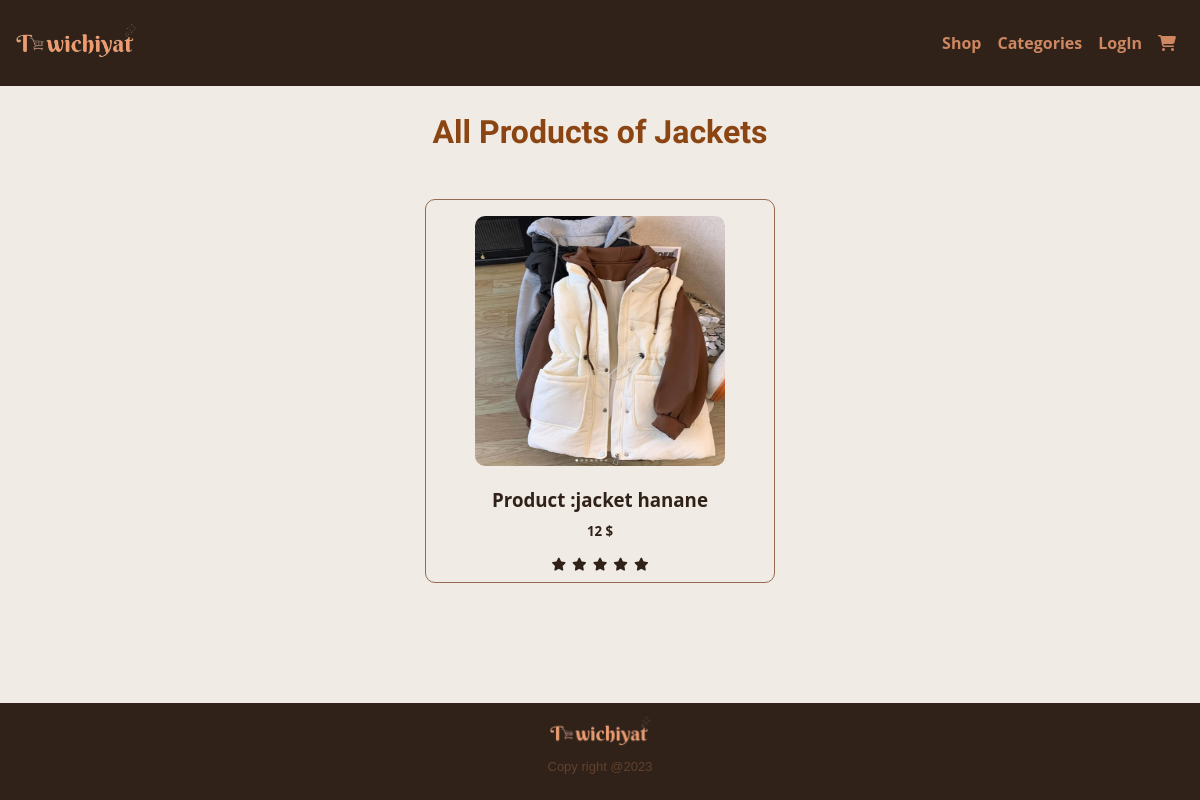
Page /Store/product_category/3/ on the committed database.
### Store/models.py (models this page shows)
class Collection(models.Model):
    name = models.CharField(max_length=25)
    image_col= models.ImageField(default='default.png',blank=True)
    slugC =  models.SlugField(max_length=50,default=None)
    def __str__(self):
        return self.name

### vendor_dashboard/models.py (models this page shows, shortened)
class Product(models.Model):
    name = models.CharField(max_length=25,default='Anonymous Product')
    type_p = models.CharField(max_length=25)
    price = models.IntegerField()
    size = models.CharField(max_length=4)
    color = models.CharField(max_length=25)
    description = models.TextField(max_length=400)
    image = models.ImageField(default='default.png', blank=True)
    date = models.DateTimeField(default=datetime.datetime.now, editable=False)
    quantity = models.IntegerField(default=1)
    author = models.ForeignKey(User , null=True, on_delete=models.CASCADE)
    status = models.CharField(max_length=14 , default="Available")

### Store/views.py (the view)
# urls.py: path('product_category/<int:category_id>/',views.product_category,name='product_category'),
def product_category(request, category_id):
    category = get_object_or_404(Collection, id=category_id)
    print(request.user)
    current_user = request.user
    if current_user.is_anonymous :
       products = Product.objects.filter(type_p=category ,quantity__gt=0)
    else  :
       products = Product.objects.filter(type_p=category ,quantity__gt=0).exclude(author=current_user)
    return render(request, 'Store/productByCategory.html', {'products': products, 'category': category})

### Store/context_processors.py (called while the page is built)
def collectionslist(request):
    return {'collectionslist':Collection.objects.filter()}

### userP/context_processors.py (called while the page is built)
def profiles(request):
    return {'profiles':Profile.objects.all()}

### Store/templates/Store/productByCategory.html (shortened to what this page needs)
{% extends 'base_layout.html' %}
{%load static %}
{% block content %}
		<h2 class="shop-titles">All Products of  {{ category }}</h2>
		<section class="new-products-list margin">
			{% for product in products %}
				<a class="product override"  onclick="showProductModal('{{ product.name }}', '{{ product.price }}', '{{ product.image.url }}','{{ product.quantity }}','{{ product.description }}','{{ product.size }}',{{ product.id }})">
						<img src="{{ product.image.url }}"  alt="product image ">
						<h3>Product :{{ product.name}}</h3>
						<h5>{{ product.price}} $</h5>
						<ul class="list-review">
							<li><i class="fa fa-star checkes"></i></li>
							<li><i class="fa fa-star checkes"></i></li>
							<li><i class="fa fa-star checkes"></i></li>
							<li><i class="fa fa-star "></i></li>
							<li><i class="fa fa-star "></i></li>
						</ul>
                </a>
			{% endfor %}
		</section>
{% endblock  %}

### assets/styles.css (style rules this page uses)
html,body { margin: 0; padding: 0; width: 100%; height: 100%; background-color: #f0ebe4; font-family: 'Open Sans', sans-serif; }
*,*::after,*::before { box-sizing: border-box; user-select: none; }
body { position: relative; overflow: auto; display: flex; flex-direction: column; -ms-overflow-style: none; scrollbar-width: none; }
.fa { font-size: 13px; transition: 0.4s; margin: 3px; }
.categories-container-list ,.new-products-list { display: flex; flex-direction: column; width: 100%; justify-content: center; align-items: center; margin-top: 2em; gap: 0.8em; padding: 1em; }
.categories-container-list .categorie , .new-products-list .product { display: flex; flex-direction: column; border-radius: 10px; background-color: #EBE0CD; width: 100%; max-width: 280px; }
.new-products-list .product > * { margin: 0.3em auto ; }
.categories-container-list .categorie img , .new-products-list .product img { width: 90%; margin: 1em auto; max-width:250px ; max-height: 250px; height: auto; border-radius: 10px; }
.categories-container-list .categorie a, .new-products-list a.product { text-decoration: none; color: #302219; }
@media only screen and (min-width: 500px) { .categories-container-list , .new-products-list { display: flex; flex-direction: row; flex-wrap: wrap; } }
@media only screen and (min-width: 500px) { .categories-container-list .categorie , .new-products-list .product { width: 100%; max-width: 350px; } }
.new-products-list .product { display: flex; cursor: pointer; }
.new-products-list .product ul.list-review { display: flex; flex-direction: row; list-style: none; margin:0.5em auto; width: 100%; padding-left: 0; justify-content: center; }
.shop-titles { text-align: center; color:#8B4513 ; font-weight: bold; font-family: 'Berkshire Swash', serif; font-size: 2em; margin-bottom: 0em; }
.categories-container-list,.margin { padding-bottom: 10em; }
.override { background-color: transparent !important; border: 1px solid #966951; }

### rows in the picture
Collection: name "Jackets"
Product: image (picture), name "jacket hanane", price "12"
